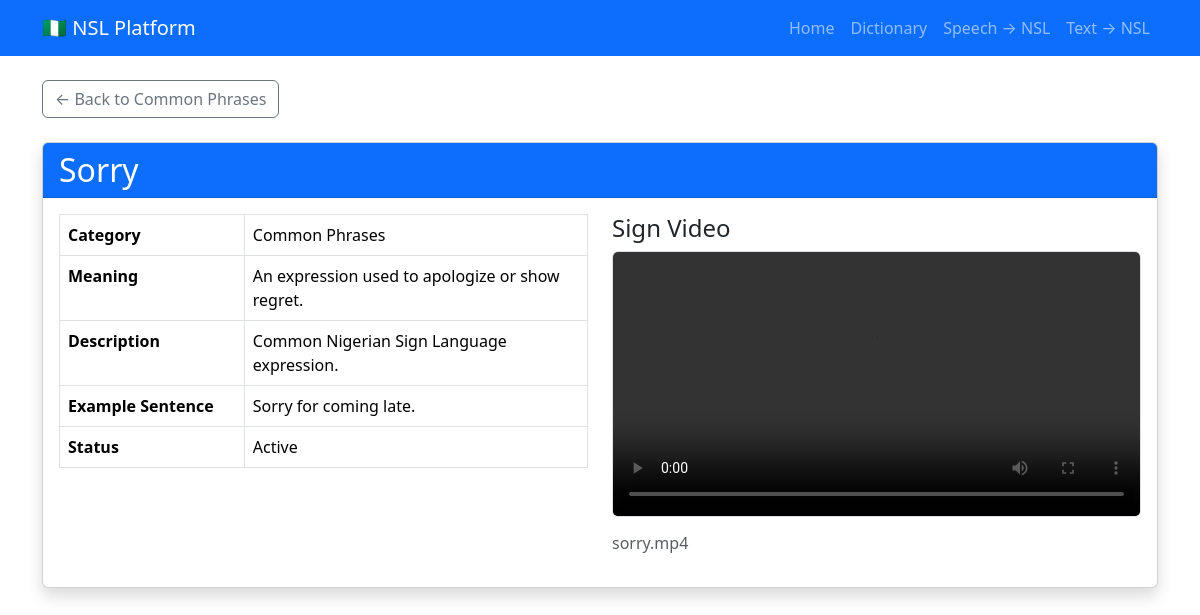
Page /dictionary/sign/3 on the committed database.
### app/models/category.py (models this page shows, shortened)
class Category(db.Model):
    __tablename__ = "categories"
    id = db.Column(
        db.Integer,
        primary_key=True
    )
    name = db.Column(
        db.String(100),
        unique=True,
        nullable=False
    )
    description = db.Column(
        db.Text
    )
    signs = db.relationship(
        "Sign",
        back_populates="category",
        cascade="all, delete-orphan"
    )
    created_at = db.Column(
        db.DateTime(timezone=True),
        nullable=False,
        default=lambda: datetime.now(timezone.utc)
    )

### app/models/sign.py (models this page shows, shortened)
class Sign(db.Model):
    __tablename__ = "signs"
    id = db.Column(
        db.Integer,
        primary_key=True
    )
    word = db.Column(
        db.String(150),
        nullable=False
    )
    meaning = db.Column(
        db.Text
    )
    description = db.Column(
        db.Text
    )
    video_filename = db.Column(
        db.String(255)
    )
    example_sentence = db.Column(
        db.Text
    )
    status = db.Column(
        db.String(20),
        nullable=False,
        default="active"
    )
    category_id = db.Column(
        db.Integer,
        db.ForeignKey("categories.id"),
        nullable=True
    )
    category = db.relationship(
        "Category",
        back_populates="signs"
    )
    created_at = db.Column(
        db.DateTime(timezone=True),
        nullable=False,
        default=lambda: datetime.now(timezone.utc)
    )
    updated_at = db.Column(
        db.DateTime(timezone=True),
        nullable=False,
        default=lambda: datetime.now(timezone.utc),
        onupdate=lambda: datetime.now(timezone.utc)
    )

### app/dictionary/routes.py (the view)
@dictionary_bp.route("/sign/<int:sign_id>")
def sign(sign_id):
    sign = Sign.query.get_or_404(sign_id)
    return render_template(
        "dictionary/sign.html",
        sign=sign
    )

### app/templates/dictionary/sign.html (shortened to what this page needs)
{% extends "base.html" %}
{% block content %}
<div class="mb-4">
    <a href="{{ url_for('dictionary.category', category_id=sign.category.id) }}"
       class="btn btn-outline-secondary">
        ← Back to {{ sign.category.name }}
    </a>
</div>
<div class="card shadow">
    <div class="card-header bg-primary text-white">
        <h2 class="mb-0">
            {{ sign.word }}
        </h2>
    </div>
    <div class="card-body">
        <div class="row">
            <div class="col-md-6">
                <table class="table table-bordered">
                    <tr>
                        <th width="35%">Category</th>
                        <td>{{ sign.category.name }}</td>
                    </tr>
                    <tr>
                        <th>Meaning</th>
                        <td>{{ sign.meaning or "Not available" }}</td>
                    </tr>
                    <tr>
                        <th>Description</th>
                        <td>{{ sign.description or "Not available" }}</td>
                    </tr>
                    <tr>
                        <th>Example Sentence</th>
                        <td>{{ sign.example_sentence or "Not available" }}</td>
                    </tr>
                    <tr>
                        <th>Status</th>
                        <td>{{ sign.status|capitalize }}</td>
                    </tr>
                </table>
            </div>
            <div class="col-md-6">
                <h4>Sign Video</h4>
                {% if sign.video_filename %}
                <video
                    class="w-100 border rounded"
                    controls>
                    <source
                        src="{{ url_for('static', filename='videos/' + sign.video_filename) }}"
                        type="video/mp4">
                </video>
                <p class="mt-2 text-muted">
                    {{ sign.video_filename }}
                </p>
                {% else %}
                <div class="alert alert-warning">
                    No video available for this sign.
                </div>
                {% endif %}
            </div>
        </div>
    </div>
</div>
{% endblock %}

### rows in the picture
Category: category.name "Common Phrases"
Sign: word "Sorry", meaning "An expression used to apologize or show regret.", description "Common Nigerian Sign Language expression.", example_sentence "Sorry for coming late.", status "Active", video_filename "sorry.mp4"
